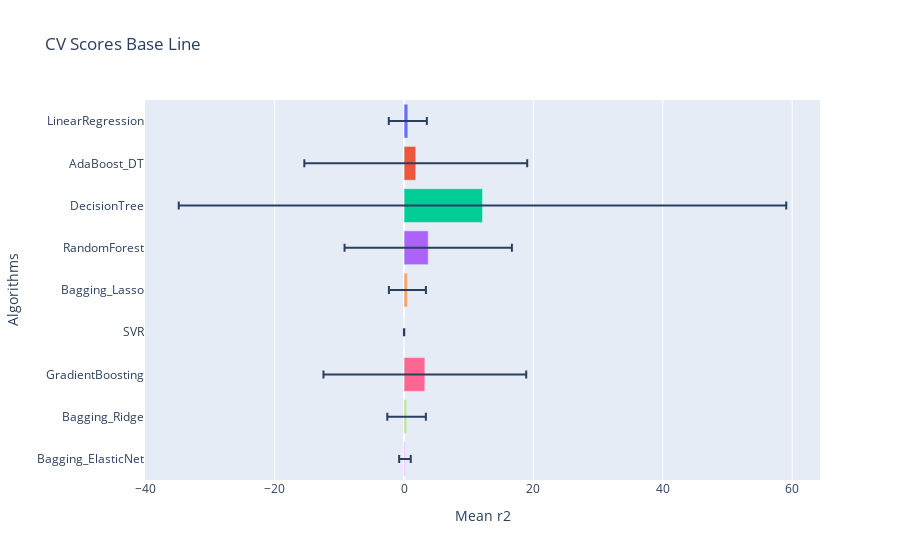

This figure's notebook cell:
### Code cell
gp.crossval_models(x_train,y_train,10,lista_estimadores,"r2")

### Figure 1 — Plotly figure (JSON) as saved in the notebook; plotly's stock layout.template omitted (floating-point values rounded to 4 significant figures)
{"data": [{"alignmentgroup": "True", "error_x": {"array": [2.944]}, "hovertemplate": "Algorithms=%{y}<br>Mean r2=%{x}<extra></extra>", "legendgroup": "LinearRegression", "marker": {"color": "#636efa", "pattern": {"shape": ""}}, "name": "LinearRegression", "offsetgroup": "LinearRegression", "orientation": "h", "showlegend": true, "textposition": "auto", "type": "bar", "x": [0.5762], "xaxis": "x", "y": ["LinearRegression"], "yaxis": "y"}, {"alignmentgroup": "True", "error_x": {"array": [17.23]}, "hovertemplate": "Algorithms=%{y}<br>Mean r2=%{x}<extra></extra>", "legendgroup": "AdaBoost_DT", "marker": {"color": "#EF553B", "pattern": {"shape": ""}}, "name": "AdaBoost_DT", "offsetgroup": "AdaBoost_DT", "orientation": "h", "showlegend": true, "textposition": "auto", "type": "bar", "x": [1.807], "xaxis": "x", "y": ["AdaBoost_DT"], "yaxis": "y"}, {"alignmentgroup": "True", "error_x": {"array": [46.97]}, "hovertemplate": "Algorithms=%{y}<br>Mean r2=%{x}<extra></extra>", "legendgroup": "DecisionTree", "marker": {"color": "#00cc96", "pattern": {"shape": ""}}, "name": "DecisionTree", "offsetgroup": "DecisionTree", "orientation": "h", "showlegend": true, "textposition": "auto", "type": "bar", "x": [12.12], "xaxis": "x", "y": ["DecisionTree"], "yaxis": "y"}, {"alignmentgroup": "True", "error_x": {"array": [12.94]}, "hovertemplate": "Algorithms=%{y}<br>Mean r2=%{x}<extra></extra>", "legendgroup": "RandomForest", "marker": {"color": "#ab63fa", "pattern": {"shape": ""}}, "name": "RandomForest", "offsetgroup": "RandomForest", "orientation": "h", "showlegend": true, "textposition": "auto", "type": "bar", "x": [3.731], "xaxis": "x", "y": ["RandomForest"], "yaxis": "y"}, {"alignmentgroup": "True", "error_x": {"array": [2.86]}, "hovertemplate": "Algorithms=%{y}<br>Mean r2=%{x}<extra></extra>", "legendgroup": "Bagging_Lasso", "marker": {"color": "#FFA15A", "pattern": {"shape": ""}}, "name": "Bagging_Lasso", "offsetgroup": "Bagging_Lasso", "orientation": "h", "showlegend": true, "textposition": "auto", "type": "bar", "x": [0.5132], "xaxis": "x", "y": ["Bagging_Lasso"], "yaxis": "y"}, {"alignmentgroup": "True", "error_x": {"array": [0.02271]}, "hovertemplate": "Algorithms=%{y}<br>Mean r2=%{x}<extra></extra>", "legendgroup": "SVR", "marker": {"color": "#19d3f3", "pattern": {"shape": ""}}, "name": "SVR", "offsetgroup": "SVR", "orientation": "h", "showlegend": true, "textposition": "auto", "type": "bar", "x": [0.001777], "xaxis": "x", "y": ["SVR"], "yaxis": "y"}, {"alignmentgroup": "True", "error_x": {"array": [15.68]}, "hovertemplate": "Algorithms=%{y}<br>Mean r2=%{x}<extra></extra>", "legendgroup": "GradientBoosting", "marker": {"color": "#FF6692", "pattern": {"shape": ""}}, "name": "GradientBoosting", "offsetgroup": "GradientBoosting", "orientation": "h", "showlegend": true, "textposition": "auto", "type": "bar", "x": [3.21], "xaxis": "x", "y": ["GradientBoosting"], "yaxis": "y"}, {"alignmentgroup": "True", "error_x": {"array": [2.983]}, "hovertemplate": "Algorithms=%{y}<br>Mean r2=%{x}<extra></extra>", "legendgroup": "Bagging_Ridge", "marker": {"color": "#B6E880", "pattern": {"shape": ""}}, "name": "Bagging_Ridge", "offsetgroup": "Bagging_Ridge", "orientation": "h", "showlegend": true, "textposition": "auto", "type": "bar", "x": [0.3884], "xaxis": "x", "y": ["Bagging_Ridge"], "yaxis": "y"}, {"alignmentgroup": "True", "error_x": {"array": [0.8972]}, "hovertemplate": "Algorithms=%{y}<br>Mean r2=%{x}<extra></extra>", "legendgroup": "Bagging_ElasticNet", "marker": {"color": "#FF97FF", "pattern": {"shape": ""}}, "name": "Bagging_ElasticNet", "offsetgroup": "Bagging_ElasticNet", "orientation": "h", "showlegend": true, "textposition": "auto", "type": "bar", "x": [0.1345], "xaxis": "x", "y": ["Bagging_ElasticNet"], "yaxis": "y"}], "layout": {"barmode": "relative", "legend": {"title": {"text": "Algorithms"}, "tracegroupgap": 0}, "showlegend": false, "title": {"text": "CV Scores Base Line"}, "xaxis": {"anchor": "y", "domain": [0, 1], "title": {"text": "Mean r2"}}, "yaxis": {"anchor": "x", "categoryarray": ["Bagging_ElasticNet", "Bagging_Ridge", "GradientBoosting", "SVR", "Bagging_Lasso", "RandomForest", "DecisionTree", "AdaBoost_DT", "LinearRegression"], "categoryorder": "array", "domain": [0, 1], "title": {"text": "Algorithms"}}}}
